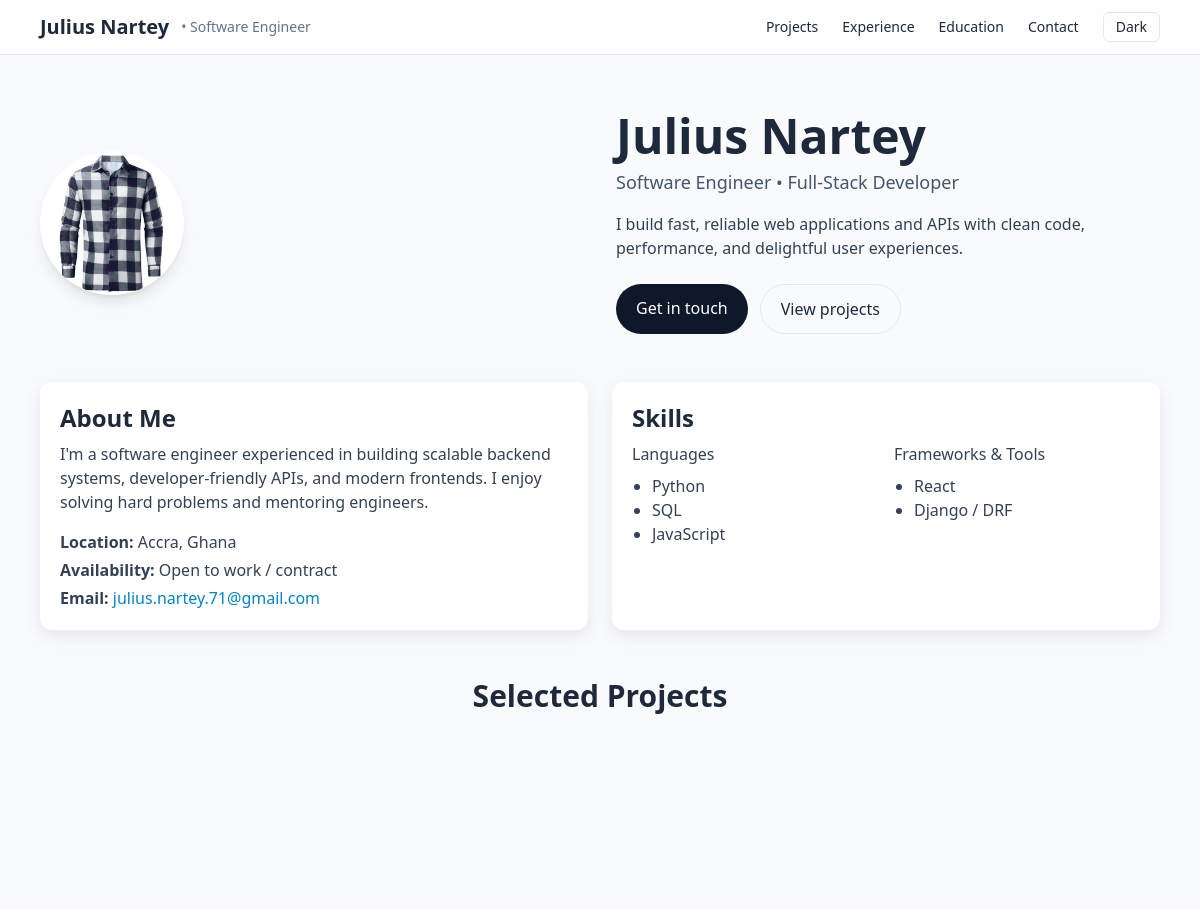
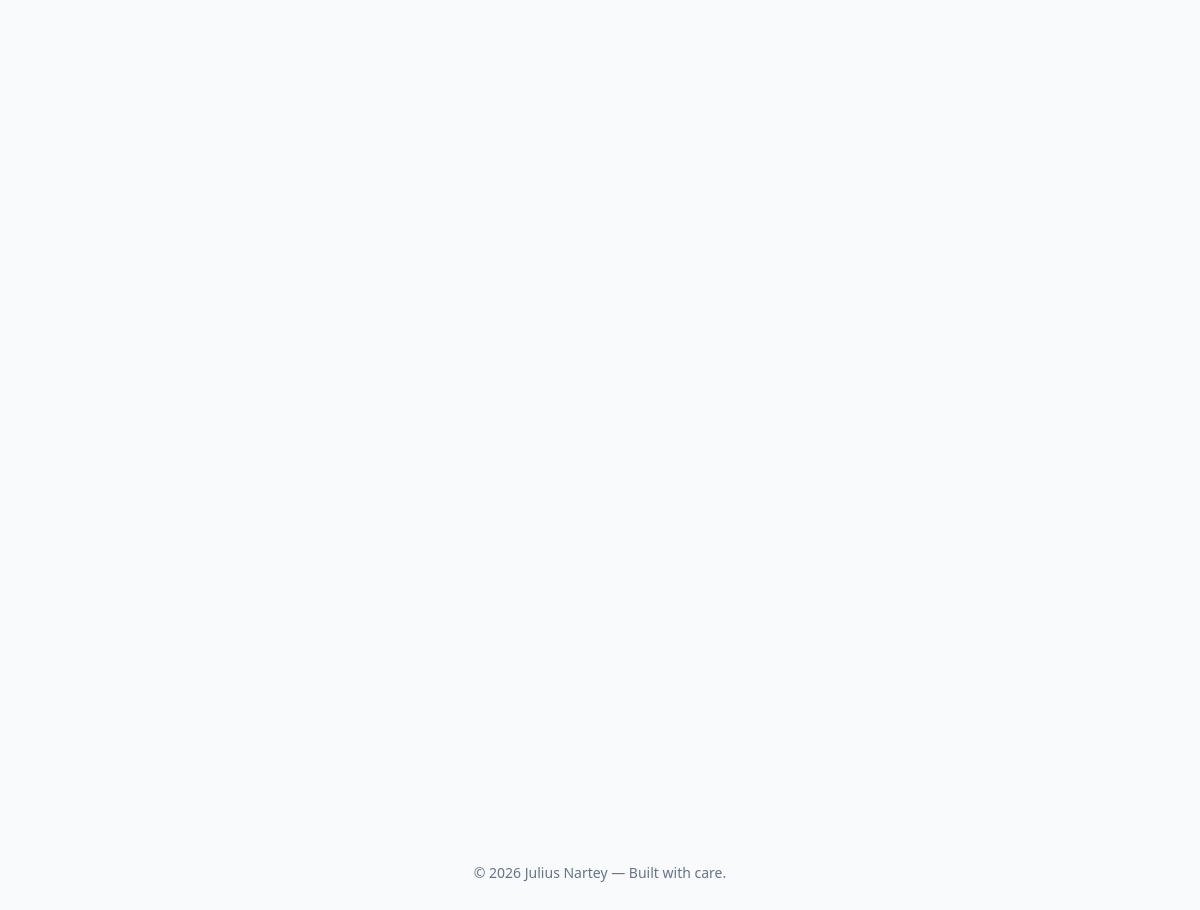
The page / on the database its author committed (2 pictures, top to bottom).
### portfolio/models.py (models this page shows, shortened)
class AboutMe(models.Model):
    full_name = models.CharField(max_length=100, default="Julius Nartey")
    bio = models.TextField(
        default="I'm a software engineer experienced in building scalable " \
        "backend systems, developer-friendly APIs, and modern frontends." \
        " I enjoy solving hard problems and mentoring engineers."
    )
    location = models.CharField(max_length=100, default="Accra, Ghana")
    availability = models.CharField(max_length=100, default="Open to work / contract")
    email = models.EmailField(default="julius.nartey.71@gmail.com")
    profile_picture = models.ImageField(upload_to="profile_pics/", blank=True, null=True)
    class Meta:
        verbose_name = "About Me"
        verbose_name_plural = "About Me" # display on the selection page

class SkillCategory(models.Model):
    name = models.CharField(max_length=100)  # e.g., Languages, Frameworks & Tools
    order = models.PositiveIntegerField(default=0)  # optional, for ordering
    class Meta:
        ordering = ['order', 'name']

class Skill(models.Model):
    category = models.ForeignKey(
        SkillCategory,
        related_name='skills',
        on_delete=models.CASCADE
    )
    name = models.CharField(max_length=100)  # e.g., Python, Django, React
    proficiency = models.CharField(
        max_length=50,
        choices=[
            ('Beginner', 'Beginner'),
            ('Intermediate', 'Intermediate'),
            ('Advanced', 'Advanced'),
            ('Expert', 'Expert')
        ],
        blank=True,
        null=True
    )
    order = models.PositiveIntegerField(default=0)  # optional, for ordering within category
    class Meta:
        ordering = ['order', 'name']

### portfolio/views.py (the view)
# urls.py: path("", views.home, name="home"),
def home(request):
    projects = Project.objects.prefetch_related('images').all()
    project_images = {}
    for project in projects:
        print(project)
        project_images[project.id] = [
            {'image': img.image.url, 'caption': img.caption} for img in project.images.all()
        ]
        print(project_images)
    if request.method == 'POST':
        form = ContactForm(request.POST)
        if form.is_valid():
            print('good')
            contact = form.save()
            send_mail(
                f"New message from {contact.name}",
                contact.message,
                  from_email=settings.DEFAULT_FROM_EMAIL,
            recipient_list=[settings.DEFAULT_FROM_EMAIL],
            )
            return render(request, "index.html", {"form": form, "projects": projects, "success": True})
    else:
        form = ContactForm()
    categories = SkillCategory.objects.prefetch_related('skills').all()
    about = AboutMe.objects.first()
    experiences = Experience.objects.all()
    educations = Education.objects.all()
    return render(request, "index.html", {"form": form, "projects": projects,
                                          "project_images_json": project_images,
                                          'categories': categories,
                                          'about': about,
                                            'experiences': experiences,
                                            'educations': educations,
                                          })

### portfolio/models.py (called while the page is built)
    def __str__(self):
        return self.title

### templates/index.html (shortened to what this page needs)
{% load static %}
<!DOCTYPE html>
<html lang="en">
<head>
  <script src="https://cdn.tailwindcss.com"></script>
  <link rel="stylesheet" href="https://cdn.jsdelivr.net/npm/toastify-js/src/toastify.min.css">
</head>
<body class="bg-slate-50 text-slate-800 antialiased transition-colors duration-300">
<nav class="fixed top-0 inset-x-0 bg-white/80 backdrop-blur z-40 border-b">
  <div class="max-w-6xl mx-auto px-4 py-3 flex items-center justify-between">
    <div class="flex items-center gap-3">
      <a href="/" class="text-xl font-bold">Julius Nartey</a>
      <span class="text-sm text-slate-500">• Software Engineer</span>
    </div>
    <div class="hidden md:flex items-center gap-6">
      <a href="#projects" class="text-sm hover:underline">Projects</a>
      <a href="#experience" class="text-sm hover:underline">Experience</a>
      <a href="#education" class="text-sm hover:underline">Education</a>
      <a href="#contact" class="text-sm hover:underline">Contact</a>
      <button id="theme-toggle" class="px-3 py-1 border rounded-md text-sm">Dark</button>
    </div>
  </div>
</nav>
<main class="max-w-6xl mx-auto px-4 pt-28 pb-24">
  <header class="grid md:grid-cols-2 gap-8 items-center mb-12">
    <div class="flex justify-center md:justify-start">
      <div class="w-36 h-36 rounded-full overflow-hidden shadow-lg">
        {% if about.profile_picture %}
          <img src="{{ about.profile_picture.url }}" alt="{{ about.full_name }}" class="w-full h-full object-cover">
        {% endif %}
      </div>
    </div>
    <div class="text-center md:text-left">
      <h1 class="text-4xl md:text-5xl font-extrabold leading-tight">Julius Nartey</h1>
      <p class="text-slate-600 mt-2 text-lg">Software Engineer • Full-Stack Developer</p>
      <p class="mt-4 text-slate-700">I build fast, reliable web applications and APIs with clean code, performance, and delightful user experiences.</p>
      <div class="mt-6 flex justify-center md:justify-start gap-3">
        <a href="#contact" class="px-5 py-3 rounded-full bg-slate-900 text-white">Get in touch</a>
        <a href="#projects" class="px-5 py-3 rounded-full border">View projects</a>
      </div>
    </div>
  </header>
  <section class="grid md:grid-cols-2 gap-6 mb-12">
    <article class="card fade">
      <h2 class="text-2xl font-semibold mb-2">About Me</h2>
      <p class="text-slate-700">{{ about.bio }}</p>
      <ul class="mt-4 text-slate-700 space-y-1">
        <li><strong>Location:</strong> {{ about.location }}</li>
        <li><strong>Availability:</strong> {{ about.availability }}</li>
        <li><strong>Email:</strong>
          <a href="mailto:{{ about.email }}" class="text-sky-600">{{ about.email }}</a>
        </li>
      </ul>
    </article>
    <aside class="card fade">
      <h2 class="text-2xl font-semibold mb-2">Skills</h2>
      <div class="grid grid-cols-2 gap-4 text-slate-700">
        {% for category in categories %}
        <div>
          <h3 class="font-medium">{{ category.name }}</h3>
          <ul class="list-disc ml-5 mt-2">
            {% for skill in category.skills.all %}
              <li>
                {{ skill.name }}
              </li>
            {% endfor %}
          </ul>
        </div>
        {% endfor %}
      </div>
    </aside>
  </section>
  <section id="projects" class="mb-12">
    <h2 class="text-3xl font-bold mb-6 text-center fade">Selected Projects</h2>
    <div class="grid grid-cols-1 md:grid-cols-3 gap-6">
    </div>
  </section>
  <footer class="mt-12 text-center text-sm text-slate-500">
    © <span id="year"></span> Julius Nartey — Built with care.
  </footer>
</main>
</body>
</html>

### templates/index.html (style rules this page uses)
.fade { opacity: 0; transform: translateY(18px); transition: all 0.6s ease; }
.fade.show { opacity: 1; transform: translateY(0); }
.card { background: #fff; border-radius: 0.75rem; box-shadow: 0 6px 18px rgba(2,6,23,0.08); padding: 1.25rem; }

### rows shown on the page
AboutMe: profile_picture (picture), bio "I'm a software engineer experienced in building scalable backend systems, developer-friendly APIs, and modern frontends. I enjoy solving hard problems and mentoring engineers.", location "Accra, Ghana", availability "Open to work / contract", email "julius.nartey.71@gmail.com"
SkillCategory: name "Languages"
Skill: name "Python"
Skill: name "SQL"
Skill: name "JavaScript"
SkillCategory: name "Frameworks & Tools"
Skill: name "React"
Skill: name "Django / DRF"
